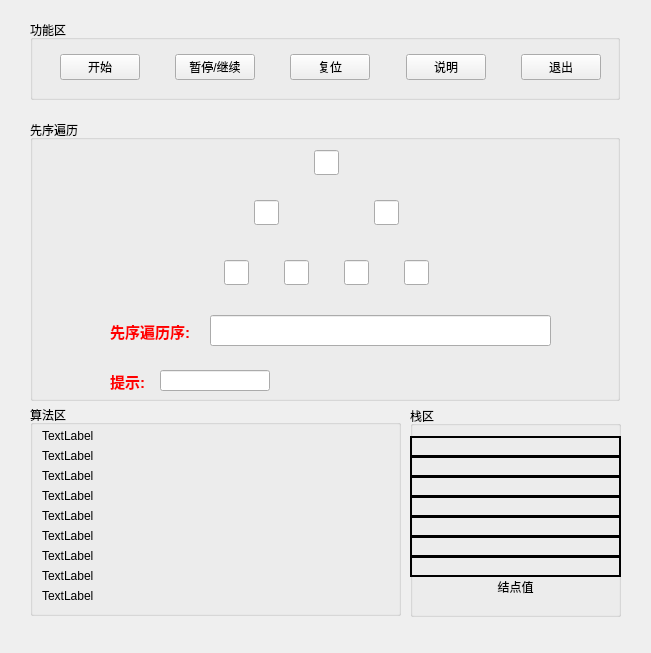
<?xml version="1.0" encoding="UTF-8"?>
<ui version="4.0">
 <class>TreeProTravel</class>
 <widget class="QMainWindow" name="TreeProTravel">
  <property name="geometry">
   <rect>
    <x>0</x>
    <y>0</y>
    <width>651</width>
    <height>653</height>
   </rect>
  </property>
  <property name="windowTitle">
   <string>MainWindow</string>
  </property>
  <widget class="QWidget" name="centralwidget">
   <widget class="QGroupBox" name="groupBox">
    <property name="geometry">
     <rect>
      <x>30</x>
      <y>120</y>
      <width>590</width>
      <height>281</height>
     </rect>
    </property>
    <property name="styleSheet">
     <string notr="true">font: 75 12pt &quot;Microsoft YaHei UI&quot;;</string>
    </property>
    <property name="title">
     <string>先序遍历</string>
    </property>
    <widget class="QLineEdit" name="lineEdit_1">
     <property name="geometry">
      <rect>
       <x>284</x>
       <y>30</y>
       <width>25</width>
       <height>25</height>
      </rect>
     </property>
     <property name="minimumSize">
      <size>
       <width>25</width>
       <height>25</height>
      </size>
     </property>
     <property name="maximumSize">
      <size>
       <width>25</width>
       <height>25</height>
      </size>
     </property>
     <property name="styleSheet">
      <string notr="true">font: 12pt &quot;微软雅黑&quot;;</string>
     </property>
     <property name="readOnly">
      <bool>true</bool>
     </property>
    </widget>
    <widget class="QLineEdit" name="lineEdit_2">
     <property name="geometry">
      <rect>
       <x>224</x>
       <y>80</y>
       <width>25</width>
       <height>25</height>
      </rect>
     </property>
     <property name="minimumSize">
      <size>
       <width>25</width>
       <height>25</height>
      </size>
     </property>
     <property name="maximumSize">
      <size>
       <width>25</width>
       <height>25</height>
      </size>
     </property>
     <property name="styleSheet">
      <string notr="true">font: 12pt &quot;微软雅黑&quot;;</string>
     </property>
     <property name="readOnly">
      <bool>true</bool>
     </property>
    </widget>
    <widget class="QLineEdit" name="lineEdit_5">
     <property name="geometry">
      <rect>
       <x>344</x>
       <y>80</y>
       <width>25</width>
       <height>25</height>
      </rect>
     </property>
     <property name="minimumSize">
      <size>
       <width>25</width>
       <height>25</height>
      </size>
     </property>
     <property name="maximumSize">
      <size>
       <width>25</width>
       <height>25</height>
      </size>
     </property>
     <property name="styleSheet">
      <string notr="true">font: 12pt &quot;微软雅黑&quot;;</string>
     </property>
     <property name="readOnly">
      <bool>true</bool>
     </property>
    </widget>
    <widget class="QLineEdit" name="lineEdit_3">
     <property name="geometry">
      <rect>
       <x>194</x>
       <y>140</y>
       <width>25</width>
       <height>25</height>
      </rect>
     </property>
     <property name="minimumSize">
      <size>
       <width>25</width>
       <height>25</height>
      </size>
     </property>
     <property name="maximumSize">
      <size>
       <width>25</width>
       <height>25</height>
      </size>
     </property>
     <property name="styleSheet">
      <string notr="true">font: 12pt &quot;微软雅黑&quot;;</string>
     </property>
     <property name="readOnly">
      <bool>true</bool>
     </property>
    </widget>
    <widget class="QLineEdit" name="lineEdit_4">
     <property name="geometry">
      <rect>
       <x>254</x>
       <y>140</y>
       <width>25</width>
       <height>25</height>
      </rect>
     </property>
     <property name="minimumSize">
      <size>
       <width>25</width>
       <height>25</height>
      </size>
     </property>
     <property name="maximumSize">
      <size>
       <width>25</width>
       <height>25</height>
      </size>
     </property>
     <property name="styleSheet">
      <string notr="true">font: 12pt &quot;微软雅黑&quot;;</string>
     </property>
     <property name="readOnly">
      <bool>true</bool>
     </property>
    </widget>
    <widget class="QLineEdit" name="lineEdit_6">
     <property name="geometry">
      <rect>
       <x>314</x>
       <y>140</y>
       <width>25</width>
       <height>25</height>
      </rect>
     </property>
     <property name="minimumSize">
      <size>
       <width>25</width>
       <height>25</height>
      </size>
     </property>
     <property name="maximumSize">
      <size>
       <width>25</width>
       <height>25</height>
      </size>
     </property>
     <property name="styleSheet">
      <string notr="true">font: 12pt &quot;微软雅黑&quot;;</string>
     </property>
     <property name="readOnly">
      <bool>true</bool>
     </property>
    </widget>
    <widget class="QLineEdit" name="lineEdit_7">
     <property name="geometry">
      <rect>
       <x>374</x>
       <y>140</y>
       <width>25</width>
       <height>25</height>
      </rect>
     </property>
     <property name="minimumSize">
      <size>
       <width>25</width>
       <height>25</height>
      </size>
     </property>
     <property name="maximumSize">
      <size>
       <width>25</width>
       <height>25</height>
      </size>
     </property>
     <property name="styleSheet">
      <string notr="true">font: 12pt &quot;微软雅黑&quot;;</string>
     </property>
     <property name="readOnly">
      <bool>true</bool>
     </property>
    </widget>
    <widget class="QLabel" name="label">
     <property name="geometry">
      <rect>
       <x>80</x>
       <y>200</y>
       <width>100</width>
       <height>20</height>
      </rect>
     </property>
     <property name="text">
      <string>&lt;html&gt;&lt;head/&gt;&lt;body&gt;&lt;p&gt;&lt;span style=&quot; font-size:11pt; font-weight:600; color:#ff0000;&quot;&gt;先序遍历序:&lt;/span&gt;&lt;/p&gt;&lt;/body&gt;&lt;/html&gt;</string>
     </property>
    </widget>
    <widget class="QLineEdit" name="lineEdit">
     <property name="geometry">
      <rect>
       <x>180</x>
       <y>195</y>
       <width>341</width>
       <height>31</height>
      </rect>
     </property>
     <property name="styleSheet">
      <string notr="true">font: 13pt &quot;微软雅黑&quot;;</string>
     </property>
     <property name="readOnly">
      <bool>true</bool>
     </property>
    </widget>
    <widget class="QLabel" name="label_2">
     <property name="geometry">
      <rect>
       <x>80</x>
       <y>250</y>
       <width>50</width>
       <height>21</height>
      </rect>
     </property>
     <property name="text">
      <string>&lt;html&gt;&lt;head/&gt;&lt;body&gt;&lt;p&gt;&lt;span style=&quot; font-size:11pt; font-weight:600; color:#ff0000;&quot;&gt;提示:&lt;/span&gt;&lt;/p&gt;&lt;/body&gt;&lt;/html&gt;</string>
     </property>
    </widget>
    <widget class="QLineEdit" name="inforlineEdit">
     <property name="geometry">
      <rect>
       <x>130</x>
       <y>250</y>
       <width>110</width>
       <height>21</height>
      </rect>
     </property>
     <property name="styleSheet">
      <string notr="true">font: 10pt &quot;微软雅黑&quot;;</string>
     </property>
     <property name="readOnly">
      <bool>true</bool>
     </property>
    </widget>
   </widget>
   <widget class="QGroupBox" name="ButtonBox">
    <property name="geometry">
     <rect>
      <x>30</x>
      <y>20</y>
      <width>590</width>
      <height>80</height>
     </rect>
    </property>
    <property name="styleSheet">
     <string notr="true">font: 14pt &quot;微软雅黑&quot;;</string>
    </property>
    <property name="title">
     <string>功能区</string>
    </property>
    <widget class="QWidget" name="layoutWidget">
     <property name="geometry">
      <rect>
       <x>30</x>
       <y>30</y>
       <width>541</width>
       <height>35</height>
      </rect>
     </property>
     <layout class="QHBoxLayout" name="horizontalLayout">
      <item>
       <widget class="QPushButton" name="startButton">
        <property name="text">
         <string>开始</string>
        </property>
       </widget>
      </item>
      <item>
       <spacer name="horizontalSpacer">
        <property name="orientation">
         <enum>Qt::Horizontal</enum>
        </property>
        <property name="sizeHint" stdset="0">
         <size>
          <width>40</width>
          <height>20</height>
         </size>
        </property>
       </spacer>
      </item>
      <item>
       <widget class="QPushButton" name="pauseButton">
        <property name="text">
         <string>暂停/继续</string>
        </property>
       </widget>
      </item>
      <item>
       <spacer name="horizontalSpacer_2">
        <property name="orientation">
         <enum>Qt::Horizontal</enum>
        </property>
        <property name="sizeHint" stdset="0">
         <size>
          <width>40</width>
          <height>20</height>
         </size>
        </property>
       </spacer>
      </item>
      <item>
       <widget class="QPushButton" name="frashButton">
        <property name="text">
         <string>复位</string>
        </property>
       </widget>
      </item>
      <item>
       <spacer name="horizontalSpacer_3">
        <property name="orientation">
         <enum>Qt::Horizontal</enum>
        </property>
        <property name="sizeHint" stdset="0">
         <size>
          <width>40</width>
          <height>20</height>
         </size>
        </property>
       </spacer>
      </item>
      <item>
       <widget class="QPushButton" name="explainButton">
        <property name="text">
         <string>说明</string>
        </property>
       </widget>
      </item>
      <item>
       <spacer name="horizontalSpacer_4">
        <property name="orientation">
         <enum>Qt::Horizontal</enum>
        </property>
        <property name="sizeHint" stdset="0">
         <size>
          <width>40</width>
          <height>20</height>
         </size>
        </property>
       </spacer>
      </item>
      <item>
       <widget class="QPushButton" name="backButton">
        <property name="text">
         <string>退出</string>
        </property>
       </widget>
      </item>
     </layout>
    </widget>
   </widget>
   <widget class="QGroupBox" name="groupBox_2">
    <property name="geometry">
     <rect>
      <x>30</x>
      <y>405</y>
      <width>371</width>
      <height>211</height>
     </rect>
    </property>
    <property name="title">
     <string>算法区</string>
    </property>
    <widget class="QLabel" name="label_3">
     <property name="geometry">
      <rect>
       <x>12</x>
       <y>20</y>
       <width>351</width>
       <height>21</height>
      </rect>
     </property>
     <property name="styleSheet">
      <string notr="true"/>
     </property>
     <property name="text">
      <string>TextLabel</string>
     </property>
    </widget>
    <widget class="QLabel" name="label_4">
     <property name="geometry">
      <rect>
       <x>12</x>
       <y>60</y>
       <width>351</width>
       <height>21</height>
      </rect>
     </property>
     <property name="styleSheet">
      <string notr="true"/>
     </property>
     <property name="text">
      <string>TextLabel</string>
     </property>
    </widget>
    <widget class="QLabel" name="label_5">
     <property name="geometry">
      <rect>
       <x>12</x>
       <y>80</y>
       <width>351</width>
       <height>21</height>
      </rect>
     </property>
     <property name="styleSheet">
      <string notr="true"/>
     </property>
     <property name="text">
      <string>TextLabel</string>
     </property>
    </widget>
    <widget class="QLabel" name="label_6">
     <property name="geometry">
      <rect>
       <x>12</x>
       <y>100</y>
       <width>351</width>
       <height>21</height>
      </rect>
     </property>
     <property name="styleSheet">
      <string notr="true"/>
     </property>
     <property name="text">
      <string>TextLabel</string>
     </property>
    </widget>
    <widget class="QLabel" name="label_7">
     <property name="geometry">
      <rect>
       <x>12</x>
       <y>140</y>
       <width>351</width>
       <height>21</height>
      </rect>
     </property>
     <property name="styleSheet">
      <string notr="true"/>
     </property>
     <property name="text">
      <string>TextLabel</string>
     </property>
    </widget>
    <widget class="QLabel" name="label_8">
     <property name="geometry">
      <rect>
       <x>12</x>
       <y>160</y>
       <width>351</width>
       <height>21</height>
      </rect>
     </property>
     <property name="styleSheet">
      <string notr="true"/>
     </property>
     <property name="text">
      <string>TextLabel</string>
     </property>
    </widget>
    <widget class="QLabel" name="label_9">
     <property name="geometry">
      <rect>
       <x>12</x>
       <y>180</y>
       <width>351</width>
       <height>21</height>
      </rect>
     </property>
     <property name="styleSheet">
      <string notr="true"/>
     </property>
     <property name="text">
      <string>TextLabel</string>
     </property>
    </widget>
    <widget class="QLabel" name="label_18">
     <property name="geometry">
      <rect>
       <x>12</x>
       <y>120</y>
       <width>351</width>
       <height>21</height>
      </rect>
     </property>
     <property name="styleSheet">
      <string notr="true"/>
     </property>
     <property name="text">
      <string>TextLabel</string>
     </property>
    </widget>
    <widget class="QLabel" name="label_19">
     <property name="geometry">
      <rect>
       <x>12</x>
       <y>40</y>
       <width>351</width>
       <height>21</height>
      </rect>
     </property>
     <property name="styleSheet">
      <string notr="true"/>
     </property>
     <property name="text">
      <string>TextLabel</string>
     </property>
    </widget>
   </widget>
   <widget class="QGroupBox" name="groupBox_3">
    <property name="geometry">
     <rect>
      <x>410</x>
      <y>406</y>
      <width>211</width>
      <height>211</height>
     </rect>
    </property>
    <property name="styleSheet">
     <string notr="true">font: 12pt &quot;微软雅黑&quot;;</string>
    </property>
    <property name="title">
     <string>栈区</string>
    </property>
    <widget class="QLabel" name="label_10">
     <property name="geometry">
      <rect>
       <x>0</x>
       <y>170</y>
       <width>211</width>
       <height>21</height>
      </rect>
     </property>
     <property name="styleSheet">
      <string notr="true">font: 75 12pt &quot;微软雅黑&quot;;</string>
     </property>
     <property name="frameShape">
      <enum>QFrame::NoFrame</enum>
     </property>
     <property name="lineWidth">
      <number>0</number>
     </property>
     <property name="text">
      <string>结点值</string>
     </property>
     <property name="alignment">
      <set>Qt::AlignCenter</set>
     </property>
    </widget>
    <widget class="QLabel" name="label_11">
     <property name="geometry">
      <rect>
       <x>0</x>
       <y>30</y>
       <width>211</width>
       <height>21</height>
      </rect>
     </property>
     <property name="styleSheet">
      <string notr="true">font: 75 12pt &quot;微软雅黑&quot;;</string>
     </property>
     <property name="frameShape">
      <enum>QFrame::Box</enum>
     </property>
     <property name="lineWidth">
      <number>2</number>
     </property>
     <property name="text">
      <string/>
     </property>
     <property name="alignment">
      <set>Qt::AlignCenter</set>
     </property>
    </widget>
    <widget class="QLabel" name="label_12">
     <property name="geometry">
      <rect>
       <x>0</x>
       <y>50</y>
       <width>211</width>
       <height>21</height>
      </rect>
     </property>
     <property name="styleSheet">
      <string notr="true">font: 75 12pt &quot;微软雅黑&quot;;</string>
     </property>
     <property name="frameShape">
      <enum>QFrame::Box</enum>
     </property>
     <property name="lineWidth">
      <number>2</number>
     </property>
     <property name="text">
      <string/>
     </property>
     <property name="alignment">
      <set>Qt::AlignCenter</set>
     </property>
    </widget>
    <widget class="QLabel" name="label_13">
     <property name="geometry">
      <rect>
       <x>0</x>
       <y>70</y>
       <width>211</width>
       <height>21</height>
      </rect>
     </property>
     <property name="styleSheet">
      <string notr="true">font: 75 12pt &quot;微软雅黑&quot;;</string>
     </property>
     <property name="frameShape">
      <enum>QFrame::Box</enum>
     </property>
     <property name="lineWidth">
      <number>2</number>
     </property>
     <property name="text">
      <string/>
     </property>
     <property name="alignment">
      <set>Qt::AlignCenter</set>
     </property>
    </widget>
    <widget class="QLabel" name="label_14">
     <property name="geometry">
      <rect>
       <x>0</x>
       <y>90</y>
       <width>211</width>
       <height>21</height>
      </rect>
     </property>
     <property name="styleSheet">
      <string notr="true">font: 75 12pt &quot;微软雅黑&quot;;</string>
     </property>
     <property name="frameShape">
      <enum>QFrame::Box</enum>
     </property>
     <property name="lineWidth">
      <number>2</number>
     </property>
     <property name="text">
      <string/>
     </property>
     <property name="alignment">
      <set>Qt::AlignCenter</set>
     </property>
    </widget>
    <widget class="QLabel" name="label_15">
     <property name="geometry">
      <rect>
       <x>0</x>
       <y>110</y>
       <width>211</width>
       <height>21</height>
      </rect>
     </property>
     <property name="styleSheet">
      <string notr="true">font: 75 12pt &quot;微软雅黑&quot;;</string>
     </property>
     <property name="frameShape">
      <enum>QFrame::Box</enum>
     </property>
     <property name="lineWidth">
      <number>2</number>
     </property>
     <property name="text">
      <string/>
     </property>
     <property name="alignment">
      <set>Qt::AlignCenter</set>
     </property>
    </widget>
    <widget class="QLabel" name="label_16">
     <property name="geometry">
      <rect>
       <x>0</x>
       <y>130</y>
       <width>211</width>
       <height>21</height>
      </rect>
     </property>
     <property name="styleSheet">
      <string notr="true">font: 75 12pt &quot;微软雅黑&quot;;</string>
     </property>
     <property name="frameShape">
      <enum>QFrame::Box</enum>
     </property>
     <property name="lineWidth">
      <number>2</number>
     </property>
     <property name="text">
      <string/>
     </property>
     <property name="alignment">
      <set>Qt::AlignCenter</set>
     </property>
    </widget>
    <widget class="QLabel" name="label_17">
     <property name="geometry">
      <rect>
       <x>0</x>
       <y>150</y>
       <width>211</width>
       <height>21</height>
      </rect>
     </property>
     <property name="styleSheet">
      <string notr="true">font: 75 12pt &quot;微软雅黑&quot;;</string>
     </property>
     <property name="frameShape">
      <enum>QFrame::Box</enum>
     </property>
     <property name="lineWidth">
      <number>2</number>
     </property>
     <property name="text">
      <string/>
     </property>
     <property name="alignment">
      <set>Qt::AlignCenter</set>
     </property>
    </widget>
   </widget>
  </widget>
  <widget class="QMenuBar" name="menubar">
   <property name="geometry">
    <rect>
     <x>0</x>
     <y>0</y>
     <width>651</width>
     <height>23</height>
    </rect>
   </property>
  </widget>
 </widget>
 <resources/>
 <connections/>
</ui>
